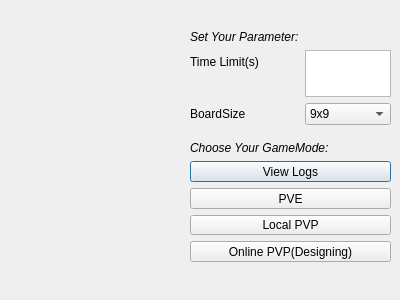
<?xml version="1.0" encoding="UTF-8"?>
<ui version="4.0">
 <class>DialogChooseMode</class>
 <widget class="QDialog" name="DialogChooseMode">
  <property name="geometry">
   <rect>
    <x>0</x>
    <y>0</y>
    <width>400</width>
    <height>300</height>
   </rect>
  </property>
  <property name="windowTitle">
   <string>Dialog</string>
  </property>
  <widget class="QLabel" name="label_Bochii">
   <property name="geometry">
    <rect>
     <x>10</x>
     <y>50</y>
     <width>161</width>
     <height>171</height>
    </rect>
   </property>
   <property name="text">
    <string/>
   </property>
  </widget>
  <widget class="QWidget" name="layoutWidget">
   <property name="geometry">
    <rect>
     <x>190</x>
     <y>141</y>
     <width>201</width>
     <height>121</height>
    </rect>
   </property>
   <layout class="QVBoxLayout" name="verticalLayout">
    <item>
     <widget class="QLabel" name="label_ChooseMode">
      <property name="styleSheet">
       <string notr="true">font-style:italic;</string>
      </property>
      <property name="text">
       <string>Choose Your GameMode:</string>
      </property>
     </widget>
    </item>
    <item>
     <widget class="QPushButton" name="pushButton_View">
      <property name="text">
       <string>View Logs</string>
      </property>
     </widget>
    </item>
    <item>
     <widget class="QPushButton" name="pushButton_PVE">
      <property name="text">
       <string>PVE</string>
      </property>
     </widget>
    </item>
    <item>
     <widget class="QPushButton" name="pushButton_LocalPVP">
      <property name="text">
       <string>Local PVP</string>
      </property>
     </widget>
    </item>
    <item>
     <widget class="QPushButton" name="pushButton_OnlinePVP">
      <property name="text">
       <string>Online PVP(Designing)</string>
      </property>
     </widget>
    </item>
   </layout>
  </widget>
  <widget class="QWidget" name="layoutWidget">
   <property name="geometry">
    <rect>
     <x>190</x>
     <y>30</y>
     <width>201</width>
     <height>95</height>
    </rect>
   </property>
   <layout class="QFormLayout" name="formLayout">
    <item row="1" column="0">
     <widget class="QLabel" name="label">
      <property name="text">
       <string>Time Limit(s)</string>
      </property>
     </widget>
    </item>
    <item row="1" column="1">
     <widget class="QPlainTextEdit" name="plainTextEdit"/>
    </item>
    <item row="2" column="0">
     <widget class="QLabel" name="label_2">
      <property name="text">
       <string>BoardSize</string>
      </property>
     </widget>
    </item>
    <item row="0" column="0">
     <widget class="QLabel" name="label_3">
      <property name="styleSheet">
       <string notr="true">font-style:italic;</string>
      </property>
      <property name="text">
       <string>Set Your Parameter:</string>
      </property>
     </widget>
    </item>
    <item row="2" column="1">
     <widget class="QComboBox" name="comboBox">
      <item>
       <property name="text">
        <string>9x9</string>
       </property>
      </item>
      <item>
       <property name="text">
        <string>11x11</string>
       </property>
      </item>
      <item>
       <property name="text">
        <string>13x13</string>
       </property>
      </item>
     </widget>
    </item>
   </layout>
  </widget>
 </widget>
 <resources/>
 <connections/>
</ui>
